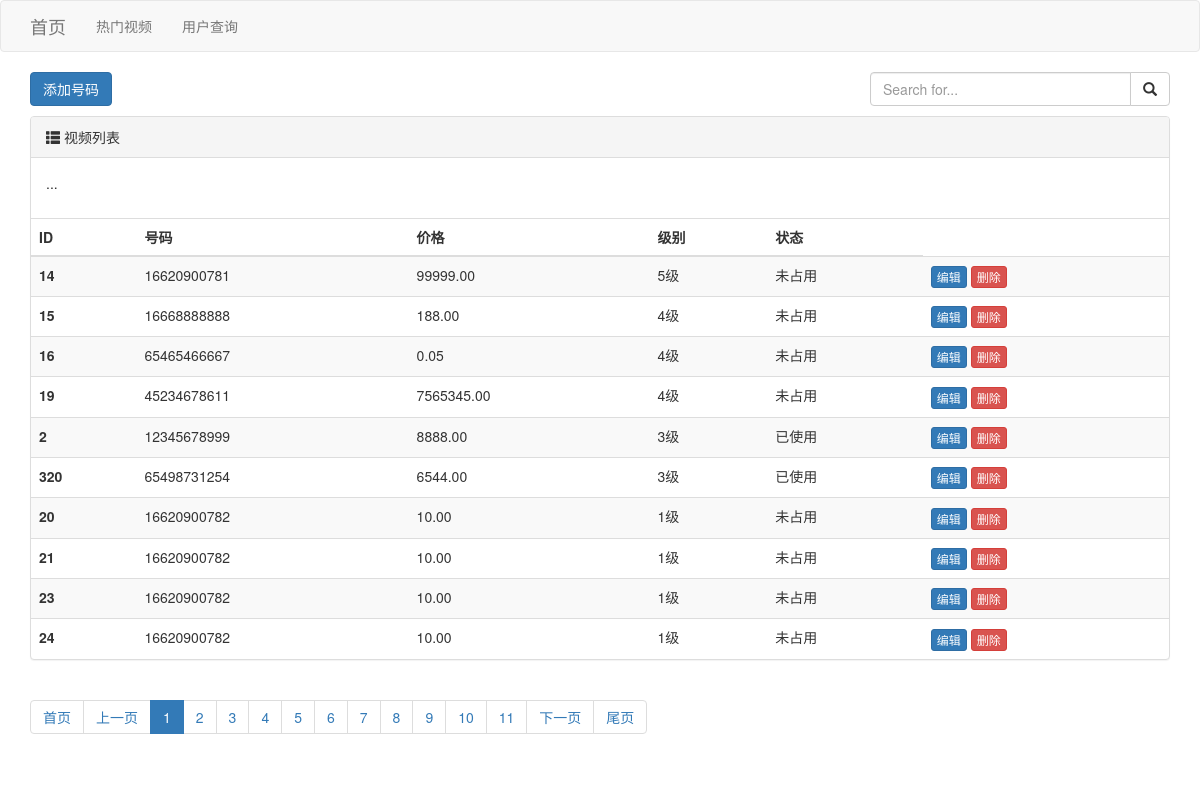
Screenshot of /prettylist/ with the database file from the repository.
### app01/models.py (models this page shows)
class PrettyNum(models.Model):
    mobile = models.CharField(verbose_name="手机号码", max_length=11)
    price = models.DecimalField(verbose_name="价格", default=0, max_digits=10, decimal_places=2)
    level_choices = (
        (1, "1级"),
        (2, "2级"),
        (3, "3级"),
        (4, "4级"),
        (5, "5级")
    )
    level = models.SmallIntegerField(verbose_name="级别", choices=level_choices, default=1)
    status_choices = (
        (0, "未占用"),
        (1, "已使用"),
    )
    status = models.SmallIntegerField(verbose_name="状态", choices=status_choices, default=0)

### app01/myView/pretty.py (the view)
# urls.py: path('prettylist/', pretty.pretty_list),
def pretty_list(request):
    data = {}
    select_data = request.GET.get('q', "")
    if select_data:
        data["mobile__contains"] = select_data
    queryset = models.PrettyNum.objects.filter(**data).order_by("-level")
    page_object = Pageination(request, queryset)
    context = {
        "queryset": page_object.page_queryset,
        "selete_data": select_data,
        "page_string": page_object.html(),
        "page": page_object.page
    }
    return render(request, "prettylist.html", context)

### app01/templates/prettylist.html
{% extends 'layout.html' %}
{% block content %}
    <div class="container">
        <div style="margin-bottom: 10px">
            <a class="btn btn-primary" href="/prettyadd/">添加号码</a>
            <div style="float: right;width: 300px">
                <form method="get">
                    <div class="input-group">
                        <input type="text" class="form-control" placeholder="Search for..." name="q" value="{{ selete_data }}">
                        <span class="input-group-btn">
                        <button class="btn btn-default" type="submit">
                            <span class="glyphicon glyphicon-search"></span>
                        </button>
                        </span>
                    </div>
                </form>
            </div>
        </div>
        <div class="panel panel-default">
            <div class="panel-heading">
                <span class="glyphicon glyphicon-th-list" aria-hidden="true"></span>
                视频列表
            </div>
            <div class="panel-body">
                <p>...</p>
            </div>
            <table class="table table-striped">
                <thead>
                <tr>
                    <th>ID</th>
                    <th>号码</th>
                    <th>价格</th>
                    <th>级别</th>
                    <th>状态</th>
                </tr>
                </thead>
                <tbody>
                {% for i in queryset %}
                    <tr>
                        <th scope="row">{{ i.id }}</th>
                        <td>{{ i.mobile }}</td>
                        <td>{{ i.price }}</td>
                        <td>{{ i.get_level_display }}</td>
                        <td>{{ i.get_status_display }}</td>
                        <td>
                            <a class="btn btn-primary btn-xs" href="/prettyedit/{{ i.id }}/">编辑</a>
                            <a class="btn btn-danger btn-xs" href="/prettydelete/{{ i.id }}/?page={{ page }}">删除</a>
                        </td>
                    </tr>
                {% endfor %}
                </tbody>
            </table>
        </div>
        <div>
             {{ page_string }}
        </div>
    </div>
{% endblock %}

### app01/templates/layout.html (shortened to what this page needs)
{% load static %}
<!DOCTYPE html>
<html lang="en">
<head>
    <link rel="stylesheet" href="{% static 'plugins/bootstrap-3.4.1-dist/css/bootstrap.css' %}">
</head>
<body>
<nav class="navbar navbar-default">
    <div class="container">
        <div class="navbar-header">
            <a class="navbar-brand" href="/index/">首页</a>
        </div>
        <div class="collapse navbar-collapse" id="bs-example-navbar-collapse-1">
            <ul class="nav navbar-nav">
                <li ><a href="/popular/">热门视频 <span class="sr-only">(current)</span></a></li>
                <li ><a href="/people/">用户查询</a></li>
            </ul>
        </div>
    </div>
</nav>
<div>
    {% block content %}
    {% endblock %}
</div>
</body>
</html>

### rows the page displays
PrettyNum: id "14", mobile "16620900781", price "99999.00", level "5级", status "未占用"
PrettyNum: id "15", mobile "16668888888", price "188.00", level "4级", status "未占用"
PrettyNum: id "16", mobile "65465466667", price "0.05", level "4级", status "未占用"
PrettyNum: id "19", mobile "45234678611", price "7565345.00", level "4级", status "未占用"
PrettyNum: id "2", mobile "12345678999", price "8888.00", level "3级", status "已使用"
PrettyNum: id "320", mobile "65498731254", price "6544.00", level "3级", status "已使用"
PrettyNum: id "20", mobile "16620900782", price "10.00", level "1级", status "未占用"
PrettyNum: id "21", mobile "16620900782", price "10.00", level "1级", status "未占用"
PrettyNum: id "23", mobile "16620900782", price "10.00", level "1级", status "未占用"
PrettyNum: id "24", mobile "16620900782", price "10.00", level "1级", status "未占用"

### other values shown
{{ page_string }} "首页 上一页 1 2 3 4 5 6 7 8 9 10 11 下一页 尾页"
